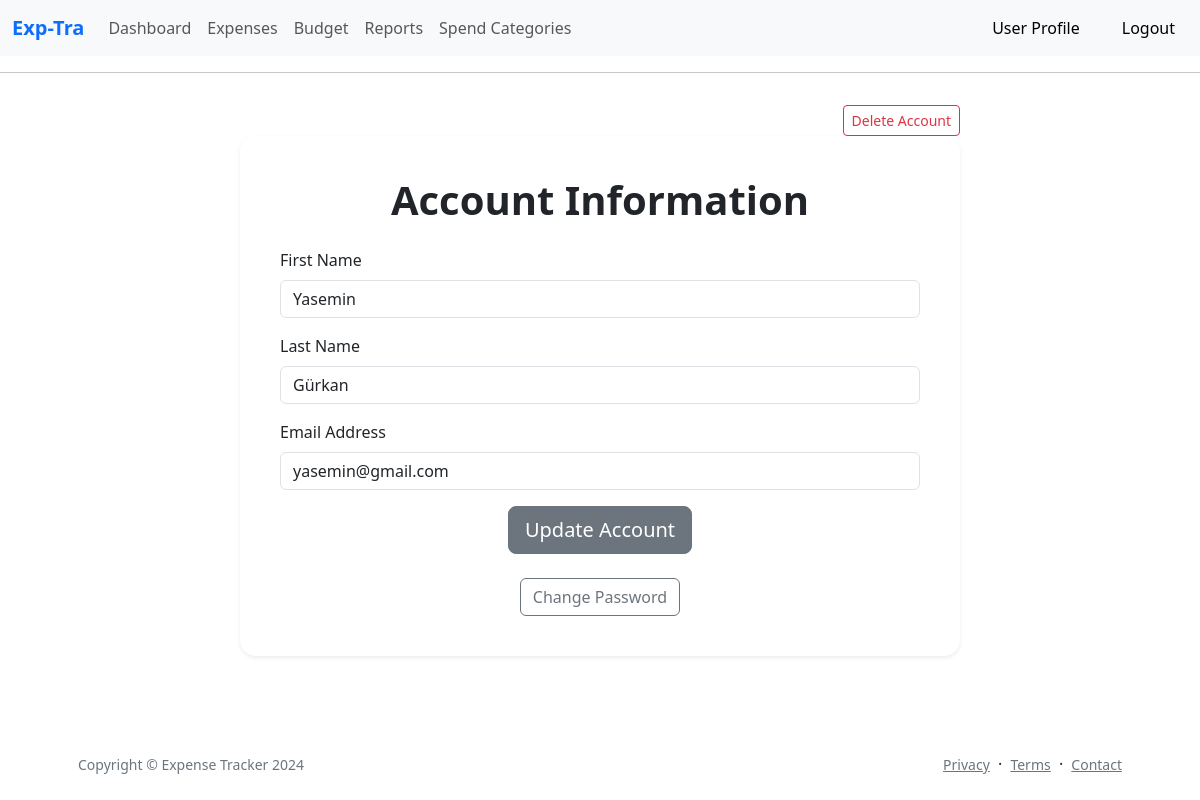
The app's page /account (signed in) with its own data.
### app/models.py (models this page shows, shortened)
class User(UserMixin,db.Model):
    __tablename__ = 'users'
    id: so.Mapped[int] = so.mapped_column(primary_key=True)
    firstname: so.Mapped[str] = so.mapped_column(sa.String(64), index=True,
                                                unique=False)
    lastname: so.Mapped[str] = so.mapped_column(sa.String(64), index=True,
                                                 unique=False)
    email: so.Mapped[str] = so.mapped_column(sa.String(120), index=True,
                                             unique=True)
    password_hash: so.Mapped[Optional[str]] = so.mapped_column(sa.String(256))
    expenses: so.WriteOnlyMapped['Expense'] = so.relationship(
        back_populates='user',passive_deletes=True)
    incomes = so.relationship("Income", back_populates='user')

### app/main/routes.py (the view)
@bp.route('/account', methods=['GET', 'POST'])
@login_required
def account():
    account_form = UpdateAccountForm()
    password_form = ChangePasswordForm()
    if account_form.validate_on_submit():
        current_user.firstname = account_form.firstname.data
        current_user.lastname = account_form.lastname.data
        db.session.commit()
        flash('Your account has been updated!', 'success')
        return redirect(url_for('main.account'))
    elif request.method == 'POST' and password_form.validate():
        current_user.set_password(password_form.new_password.data)
        db.session.commit()
        flash('Your password has been changed!', 'success')
        return redirect(url_for('main.account'))
    elif request.method == 'POST':
        for field, errors in password_form.errors.items():
            for error in errors:
                flash(f"{error}", 'error')
        account_form.firstname.data = current_user.firstname
        account_form.lastname.data = current_user.lastname
    elif request.method == 'GET':
        account_form.firstname.data = current_user.firstname
        account_form.lastname.data = current_user.lastname
    return render_template('account.html', title='Account', account_form=account_form, password_form=password_form)

### app/main/forms.py
class UpdateAccountForm(FlaskForm):
    firstname = StringField('First Name', validators=[DataRequired()])
    lastname = StringField('Last Name', validators=[DataRequired()])
    submit = SubmitField('Update Account')

### app/auth/forms.py (shortened to what this page needs)
class ChangePasswordForm(FlaskForm):
    old_password = PasswordField('Old Password', validators=[DataRequired()])
    new_password = PasswordField('New Password', validators=[DataRequired()])
    confirm_password = PasswordField(
        'Confirm Password', validators=[DataRequired(), EqualTo('new_password', message='Passwords must match')])
    submit = SubmitField('Change Password')

### app/models.py (called while the page is built)
@login.user_loader
def load_user(id):
    return db.session.get(User, int(id))

### app/templates/account.html (shortened to what this page needs)
{% extends "base.html" %}
{% block content %}
<div class="container">
    <div class="row justify-content-center">
        <div class="col-lg-8">
            <div class="text-end mt-3">
                <button type="button" class="btn btn-outline-danger btn-sm" data-bs-toggle="modal"
                        data-bs-target="#deleteAccountModal">Delete Account
                </button>
            </div>
            <div class="card shadow-sm border-0 rounded-4 p-4">
                <div class="card-body">
                    <h1 class="fw-bolder text-center mb-4">Account Information</h1>
                    <form method="post" action="{{ url_for('main.account') }}">
                        <div class="mb-3">
                            <label for="firstname" class="form-label">First Name</label>
                            <input type="text" class="form-control" id="firstname" name="firstname"
                                   value="{{ account_form.firstname.data|capitalize  }}" required>
                        </div>
                        <div class="mb-3">
                            <label for="lastname" class="form-label">Last Name</label>
                            <input type="text" class="form-control" id="lastname" name="lastname"
                                   value="{{ account_form.lastname.data|capitalize  }}" required>
                        </div>
                        <div class="mb-3">
                            <label for="email" class="form-label">Email Address</label>
                            <input type="email" class="form-control" id="email" name="email"
                                   value="{{ current_user.email }}" readonly>
                        </div>
                        {{ account_form.submit(class="btn btn-secondary btn-lg d-block mx-auto") }}
                    </form>
                    <br>
                    <button type="button" class="btn btn-outline-secondary d-block mx-auto" data-bs-toggle="modal"
                            data-bs-target="#changePasswordModal">
                        Change Password
                    </button>
                </div>
            </div>
        </div>
    </div>
</div>
{% endblock %}

### records on screen
User: firstname "Yasemin", lastname "Gürkan", email "yasemin@gmail.com"
